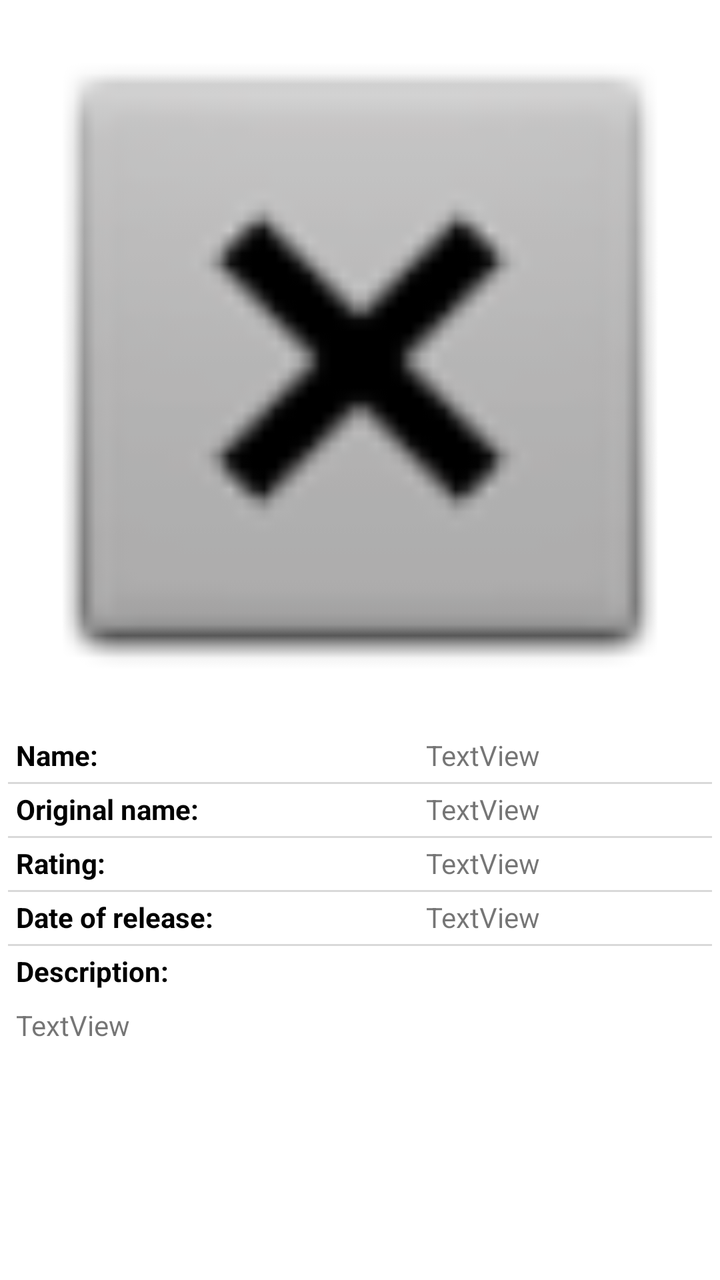
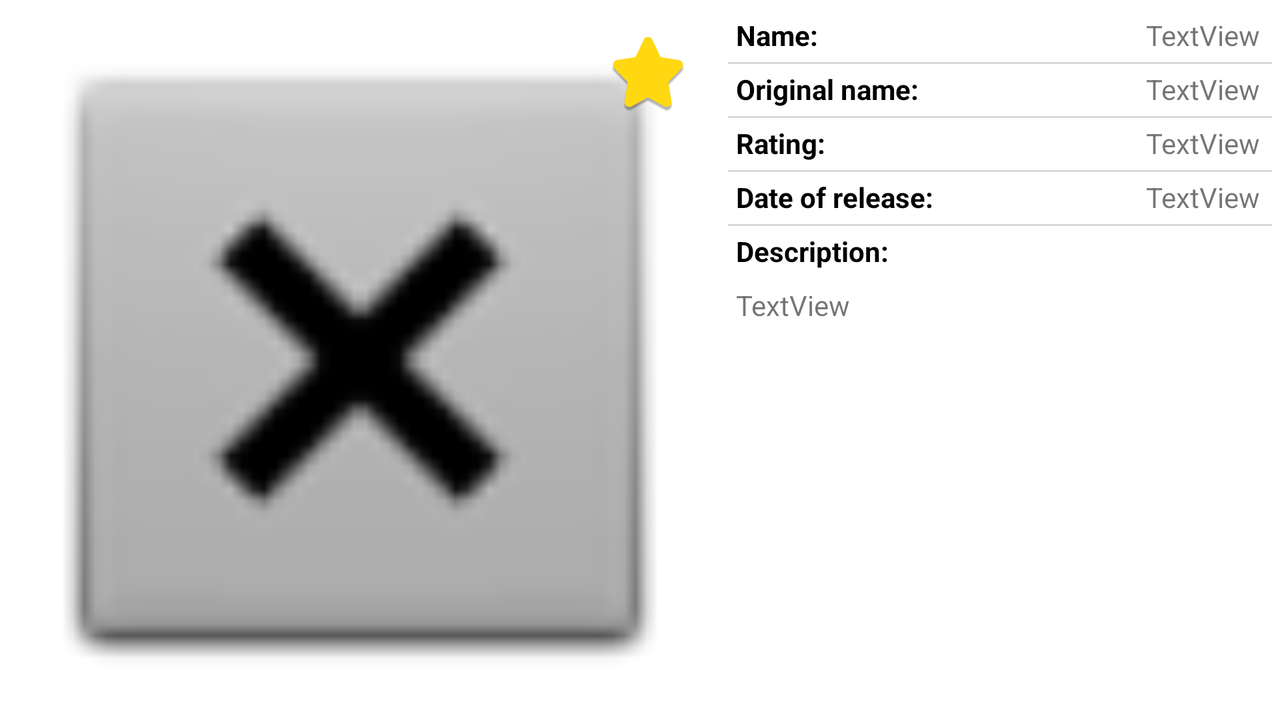

Two renders of one Android screen. The first uses the default layout on a phone; the second uses the alternative layout the repository ships for a different screen configuration, on a matching device. The two XML files are below.
<!-- AndroidManifest.xml: application theme Theme.Filmoteka -->
<!-- res/layout/activity_detail.xml -->
<?xml version="1.0" encoding="utf-8"?>
<ScrollView xmlns:android="http://schemas.android.com/apk/res/android"
    xmlns:app="http://schemas.android.com/apk/res-auto"
    xmlns:tools="http://schemas.android.com/tools"
    android:id="@+id/scrollViewInfo"
    android:layout_width="match_parent"
    android:layout_height="match_parent"
    tools:context=".DetailActivity">

    <androidx.constraintlayout.widget.ConstraintLayout
        android:layout_width="match_parent"
        android:layout_height="wrap_content">

        <ImageView
            android:id="@+id/imageViewBigPoster"
            android:layout_width="0dp"
            android:layout_height="wrap_content"
            android:adjustViewBounds="true"
            app:layout_constraintEnd_toEndOf="parent"
            app:layout_constraintStart_toStartOf="parent"
            app:layout_constraintTop_toTopOf="parent"
            app:srcCompat="@android:drawable/btn_dialog" />

        <ImageView
            android:id="@+id/imageViewAddToFavorite"
            android:layout_width="@dimen/size_of_star"
            android:layout_height="@dimen/size_of_star"
            android:layout_marginEnd="16dp"
            android:layout_marginRight="16dp"
            app:layout_constraintBottom_toBottomOf="@+id/imageViewBigPoster"
            app:layout_constraintEnd_toEndOf="@+id/imageViewBigPoster"
            app:layout_constraintTop_toBottomOf="@+id/imageViewBigPoster"
            android:onClick="onClickChangeFavorite"
            app:srcCompat="@drawable/favourite_remove" />

        <include
            layout="@layout/movie_info"
            android:id="@+id/movieInfo"
            android:layout_width="0dp"
            android:layout_height="wrap_content"
            app:layout_constraintStart_toStartOf="parent"
            app:layout_constraintEnd_toEndOf="parent"
            app:layout_constraintTop_toBottomOf="@id/imageViewAddToFavorite" />
    </androidx.constraintlayout.widget.ConstraintLayout>
</ScrollView>
<!-- res/layout/movie_info.xml (included above) -->
<?xml version="1.0" encoding="utf-8"?>
<androidx.constraintlayout.widget.ConstraintLayout xmlns:android="http://schemas.android.com/apk/res/android"
    xmlns:app="http://schemas.android.com/apk/res-auto"
    android:layout_width="match_parent"
    android:layout_height="match_parent">

    <TextView style="@style/LabelStyle"
        android:id="@+id/textViewLabelTitle"
        android:layout_width="wrap_content"
        android:layout_height="wrap_content"
        android:text="@string/movie_name"
        app:layout_constraintStart_toStartOf="parent"
        app:layout_constraintTop_toTopOf="parent" />

    <View style="@style/BorderStyle"
        app:layout_constraintTop_toBottomOf="@id/textViewLabelTitle"
        app:layout_constraintEnd_toEndOf="parent"
        app:layout_constraintStart_toStartOf="parent" />
    
    <androidx.constraintlayout.widget.Guideline
        android:id="@+id/guidelineCenter"
        android:layout_width="wrap_content"
        android:layout_height="wrap_content"
        android:orientation="vertical"
        app:layout_constraintGuide_begin="205dp" />

    <TextView
        android:id="@+id/textViewTitle"
        android:layout_width="0dp"
        android:layout_height="wrap_content"
        android:layout_marginLeft="8dp"
        android:layout_marginTop="8dp"
        android:layout_marginRight="8dp"
        android:text="TextView"
        app:layout_constraintEnd_toEndOf="parent"
        app:layout_constraintStart_toStartOf="@+id/guidelineCenter"
        app:layout_constraintTop_toTopOf="parent" />

    <TextView style="@style/LabelStyle"
        android:id="@+id/textViewLabelOriginalTitle"
        android:layout_width="wrap_content"
        android:layout_height="wrap_content"
        android:text="@string/movie_original_name"
        app:layout_constraintStart_toStartOf="parent"
        app:layout_constraintTop_toBottomOf="@+id/textViewTitle" />

    <View style="@style/BorderStyle"
        app:layout_constraintTop_toBottomOf="@id/textViewLabelOriginalTitle"
        app:layout_constraintEnd_toEndOf="parent"
        app:layout_constraintStart_toStartOf="parent" />

    <TextView
        android:id="@+id/textViewOriginalTitle"
        android:layout_width="0dp"
        android:layout_height="wrap_content"
        android:layout_marginLeft="8dp"
        android:layout_marginTop="8dp"
        android:text="TextView"
        app:layout_constraintEnd_toEndOf="parent"
        app:layout_constraintStart_toStartOf="@+id/guidelineCenter"
        app:layout_constraintTop_toBottomOf="@+id/textViewTitle" />

    <TextView style="@style/LabelStyle"
        android:id="@+id/textViewLabelRating"
        android:layout_width="wrap_content"
        android:layout_height="wrap_content"
        android:text="@string/movie_rating"
        app:layout_constraintStart_toStartOf="parent"
        app:layout_constraintTop_toBottomOf="@+id/textViewOriginalTitle" />

    <View style="@style/BorderStyle"
        app:layout_constraintTop_toBottomOf="@id/textViewLabelRating"
        app:layout_constraintEnd_toEndOf="parent"
        app:layout_constraintStart_toStartOf="parent" />

    <TextView
        android:id="@+id/textViewRating"
        android:layout_width="wrap_content"
        android:layout_height="wrap_content"
        android:layout_marginLeft="8dp"
        android:layout_marginTop="8dp"
        android:text="TextView"
        app:layout_constraintStart_toStartOf="@+id/guidelineCenter"
        app:layout_constraintTop_toBottomOf="@+id/textViewOriginalTitle" />

    <TextView style="@style/LabelStyle"
        android:id="@+id/textViewLabelReleaseDate"
        android:layout_width="wrap_content"
        android:layout_height="wrap_content"
        android:text="@string/movie_release_date"
        app:layout_constraintStart_toStartOf="parent"
        app:layout_constraintTop_toBottomOf="@+id/textViewRating" />

    <View style="@style/BorderStyle"
        app:layout_constraintTop_toBottomOf="@id/textViewLabelReleaseDate"
        app:layout_constraintEnd_toEndOf="parent"
        app:layout_constraintStart_toStartOf="parent" />

    <TextView
        android:id="@+id/textViewReleaseDate"
        android:layout_width="0dp"
        android:layout_height="wrap_content"
        android:layout_marginLeft="8dp"
        android:layout_marginTop="8dp"
        android:layout_marginRight="8dp"
        android:text="TextView"
        app:layout_constraintEnd_toEndOf="parent"
        app:layout_constraintStart_toStartOf="@+id/guidelineCenter"
        app:layout_constraintTop_toBottomOf="@+id/textViewRating" />

    <TextView style="@style/LabelStyle"
        android:id="@+id/textViewLabelDescription"
        android:layout_width="wrap_content"
        android:layout_height="wrap_content"
        android:text="@string/movie_description"
        app:layout_constraintStart_toStartOf="parent"
        app:layout_constraintTop_toBottomOf="@+id/textViewReleaseDate" />

    <TextView
        android:id="@+id/textViewOverview"
        android:layout_width="wrap_content"
        android:layout_height="wrap_content"
        android:layout_marginLeft="8dp"
        android:layout_marginTop="8dp"
        android:text="TextView"
        app:layout_constraintStart_toStartOf="parent"
        app:layout_constraintTop_toBottomOf="@+id/textViewLabelDescription" />

    <androidx.recyclerview.widget.RecyclerView
        android:id="@+id/recyclerViewTrailers"
        android:layout_width="0dp"
        android:layout_height="wrap_content"
        android:nestedScrollingEnabled="false"
        app:layout_constraintEnd_toEndOf="parent"
        app:layout_constraintStart_toStartOf="parent"
        app:layout_constraintTop_toBottomOf="@id/textViewOverview" />

    <androidx.recyclerview.widget.RecyclerView
        android:id="@+id/recyclerViewReviews"
        android:layout_width="0dp"
        android:layout_height="wrap_content"
        android:nestedScrollingEnabled="false"
        app:layout_constraintEnd_toEndOf="parent"
        app:layout_constraintStart_toStartOf="parent"
        app:layout_constraintTop_toBottomOf="@id/recyclerViewTrailers" />

</androidx.constraintlayout.widget.ConstraintLayout>
<!-- resources referenced by this layout -->
<resources>
  <!-- drawable favourite_remove: png bitmap (drawable, 24439 bytes) -->
  <string name="movie_description">Description:</string>
  <string name="movie_name">Name:</string>
  <string name="movie_original_name">Original name:</string>
  <string name="movie_rating">Rating:</string>
  <string name="movie_release_date">Date of release:</string>
  <style name="BorderStyle">
          <item name="android:layout_height">1dp</item>
          <item name="android:layout_width">0dp</item>
          <item name="android:layout_margin">4dp</item>
          <item name="android:background">@color/grey</item>
      </style>
  <style name="LabelStyle">
          <item name="android:layout_marginTop">8dp</item>
          <item name="android:layout_marginLeft">8dp</item>
          <item name="android:textColor">@color/black</item>
          <item name="android:textStyle">bold</item>
      </style>
  <style name="Theme.Filmoteka" parent="Theme.MaterialComponents.DayNight.DarkActionBar">
          
          <item name="colorPrimary">@color/black</item>
          <item name="colorPrimaryVariant">@color/black</item>
          <item name="colorOnPrimary">@color/black</item>
          
          <item name="colorSecondary">@color/yellow</item>
          <item name="colorSecondaryVariant">@color/teal_700</item>
          <item name="colorOnSecondary">@color/black</item>
          
          <item name="android:statusBarColor" tools:targetApi="l">?attr/colorPrimaryVariant</item>
          
      </style>
  <color name="grey">#d9d9d9</color>
  <color name="black">#FF000000</color>
  <color name="yellow">#ffd737</color>
  <color name="teal_700">#FF018786</color>
</resources>
<!-- res/layout-land/activity_detail.xml (the repository's variant of the layout above) -->
<!-- drawn on the phone turned sideways -->
<?xml version="1.0" encoding="utf-8"?>
<androidx.constraintlayout.widget.ConstraintLayout xmlns:android="http://schemas.android.com/apk/res/android"
    xmlns:app="http://schemas.android.com/apk/res-auto"
    xmlns:tools="http://schemas.android.com/tools"
    android:layout_width="match_parent"
    android:layout_height="match_parent"
    tools:context=".DetailActivity">

    <ImageView
        android:id="@+id/imageViewBigPoster"
        android:layout_width="wrap_content"
        android:layout_height="0dp"
        android:adjustViewBounds="true"
        app:layout_constraintStart_toStartOf="parent"
        app:layout_constraintTop_toTopOf="parent"
        app:layout_constraintBottom_toBottomOf="parent"
        app:srcCompat="@android:drawable/btn_dialog" />

    <ImageView
        android:id="@+id/imageViewAddToFavorite"
        android:layout_width="40dp"
        android:layout_height="40dp"
        android:layout_marginEnd="16dp"
        android:layout_marginRight="16dp"
        android:layout_marginTop="16dp"
        android:onClick="onClickChangeFavorite"
        app:layout_constraintEnd_toEndOf="@+id/imageViewBigPoster"
        app:layout_constraintTop_toTopOf="@+id/imageViewBigPoster"
        app:srcCompat="@drawable/favourite_remove" />

    <ScrollView
        android:id="@+id/scrollViewInfo"
        android:layout_width="0dp"
        android:layout_height="0dp"
        app:layout_constraintBottom_toBottomOf="parent"
        app:layout_constraintTop_toTopOf="parent"
        app:layout_constraintEnd_toEndOf="parent"
        app:layout_constraintStart_toEndOf="@id/imageViewBigPoster">

        <include
            android:id="@+id/movieInfo"
            layout="@layout/movie_info"
            android:layout_width="match_parent"
            android:layout_height="wrap_content" />
    </ScrollView>

</androidx.constraintlayout.widget.ConstraintLayout>
